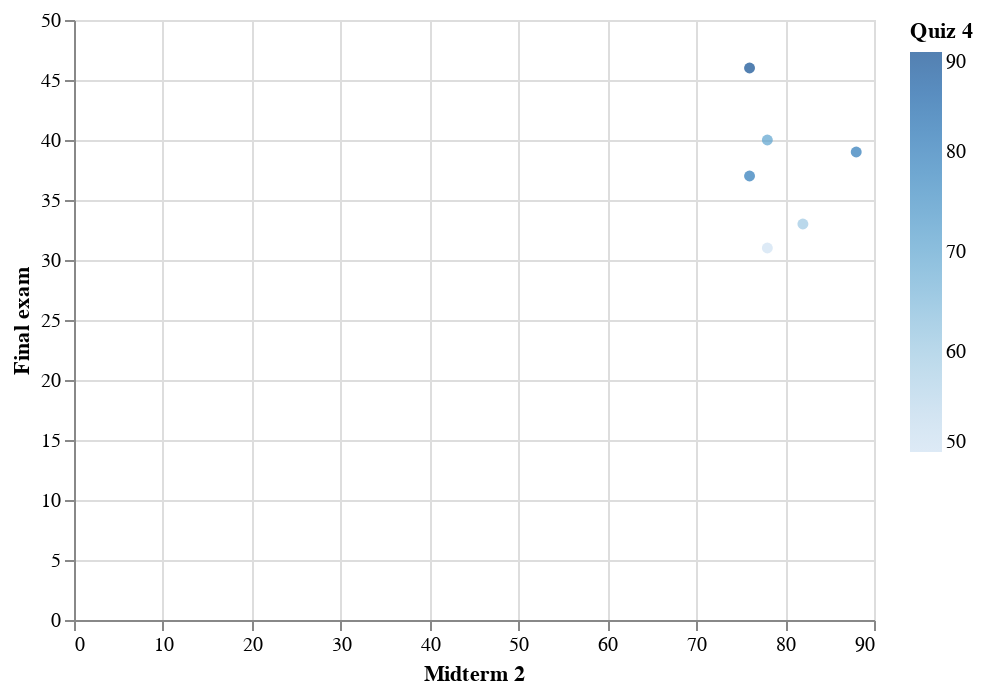

Notebook source saved alongside this figure:
### Markdown cell above
* Add a tooltip with "Student_id" so that you can find the student id of the corresponding student.

Your code for this question will also be used at the end of this worksheet.

### Code cell
alt.Chart(df_sub).mark_circle().encode(
    x = "Midterm 2",
    y = "Final exam",
    color = "Quiz 4",
    tooltip = "Student_id"

)

### Figure 1 — Vega-Lite specification as saved in the notebook (floating-point values rounded to 4 significant figures)
{"config": {"view": {"continuousWidth": 400, "continuousHeight": 300}}, "data": {"name": "data-3f13978ebf3d26668b9ce78142564f85"}, "mark": "circle", "encoding": {"color": {"field": "Quiz 4", "type": "quantitative"}, "tooltip": {"field": "Student_id", "type": "quantitative"}, "x": {"field": "Midterm 2", "type": "quantitative"}, "y": {"field": "Final exam", "type": "quantitative"}}, "$schema": "https://vega.github.io/schema/vega-lite/v4.17.0.json", "datasets": {"data-3f13978ebf3d26668b9ce78142564f85": [{"Student_id": 93619, "Quiz 1": 0, "Quiz 2": 40, "Midterm 1": 68, "Quiz 3": 100, "Quiz 4": 80, "Midterm 2": 88, "Quiz 5": 80, "Final exam": 39, "Webwork": 43, "Total": "F"}, {"Student_id": 63723, "Quiz 1": 0, "Quiz 2": 70, "Midterm 1": 60, "Quiz 3": 0, "Quiz 4": 90, "Midterm 2": 76, "Quiz 5": 60, "Final exam": 46, "Webwork": 32, "Total": "F"}, {"Student_id": 70693, "Quiz 1": 80, "Quiz 2": 70, "Midterm 1": 64, "Quiz 3": 100, "Quiz 4": 80, "Midterm 2": 76, "Quiz 5": 30, "Final exam": 37, "Webwork": 46, "Total": "F"}, {"Student_id": 93643, "Quiz 1": 60, "Quiz 2": 40, "Midterm 1": 50, "Quiz 3": 60, "Quiz 4": 50, "Midterm 2": 78, "Quiz 5": 70, "Final exam": 31, "Webwork": 91, "Total": "F"}, {"Student_id": 81308, "Quiz 1": 80, "Quiz 2": 50, "Midterm 1": 52, "Quiz 3": 80, "Quiz 4": 70, "Midterm 2": 78, "Quiz 5": 0, "Final exam": 40, "Webwork": 74, "Total": "F"}, {"Student_id": 93904, "Quiz 1": 100, "Quiz 2": 30, "Midterm 1": 46, "Quiz 3": 0, "Quiz 4": 60, "Midterm 2": 82, "Quiz 5": 0, "Final exam": 33, "Webwork": 27, "Total": "F"}]}}
